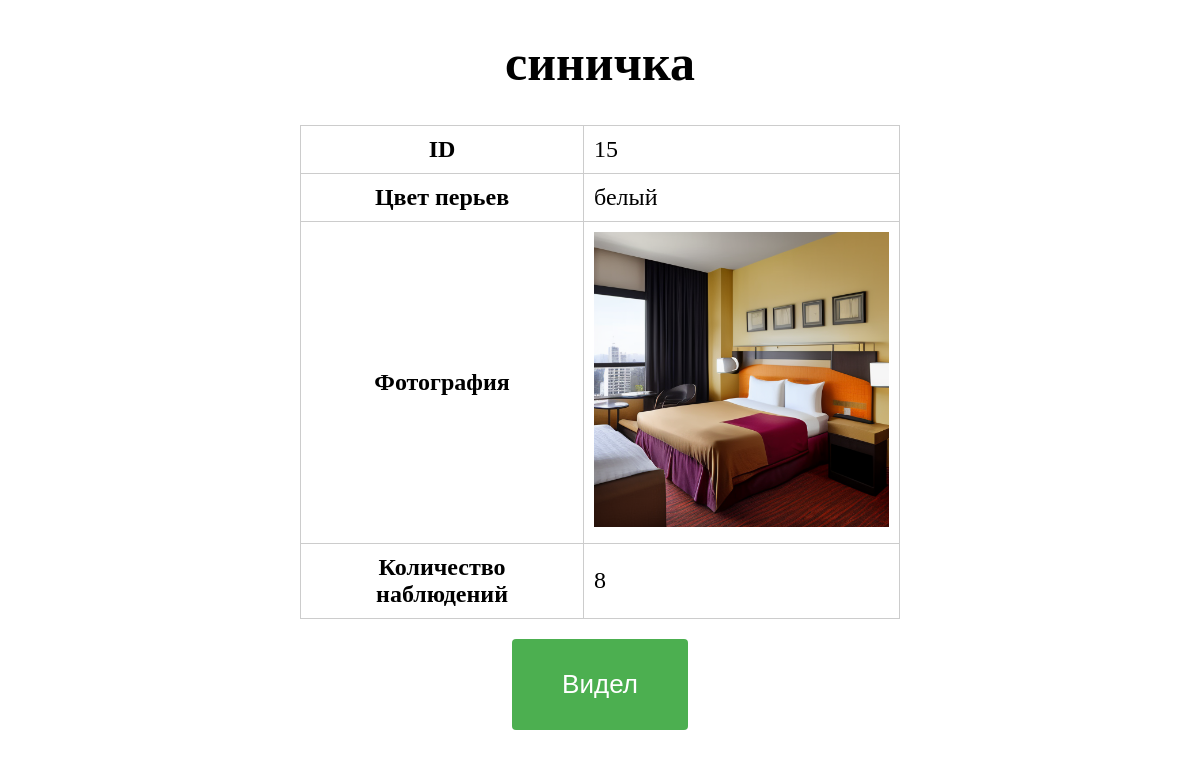
Page /bird/15/ on the committed database.
### bird/models.py (models this page shows, shortened)
class Bird(models.Model):
    name = models.CharField(max_length=100, verbose_name='Название птицы')
    color = models.CharField(max_length=50, verbose_name='Цвет перьев')
    photo = models.ImageField(upload_to='bird_photos/', verbose_name='Фотография')
    sightings = models.PositiveIntegerField(default=0, verbose_name='Количество наблюдений')
    class Meta:
        verbose_name = 'Птица'
        verbose_name_plural = 'Птицы'

### bird/views.py (the view)
# urls.py: path('bird/<int:id>/', one_bird, name='one_bird'),
def one_bird(request, id):
    bird = get_object_or_404(Bird, id=id)
    return render(request, 'bird/one_bird.html', {'bird': bird})

### bird/templates/bird/one_bird.html (shortened to what this page needs)
<!DOCTYPE html>
<html lang="en">
<head>
</head>
<body>
    <h1>{{ bird.name }}</h1>
    <table>
        <tr>
            <th>ID</th>
            <td>{{ bird.id }}</td>
        </tr>
        <tr>
            <th>Цвет перьев</th>
            <td>{{ bird.color }}</td>
        </tr>
        <tr>
            <th>Фотография</th>
            <td><img src="{{ bird.photo.url }}" alt="{{ bird.name }}" width="300"></td>
        </tr>
        <tr>
            <th>Количество наблюдений</th>
            <td>{{ bird.sightings }}</td>
        </tr>
    </table>
    <div class="button-container">
        <button class="increment-button" data-bird-id="{{ bird.id }}">Видел</button>
    </div>
</body>
</html>

### bird/templates/bird/one_bird.html (style rules this page uses)
h1 { font-size: 50px; text-align: center; }
table { border-collapse: collapse; width: 100%; max-width: 600px; margin: 0 auto; font-size: 24px; }
th, td { padding: 10px; border: 1px solid #ccc; }
img { max-width: 100%; height: auto; }
.button-container { text-align: center; margin-top: 20px; }
.increment-button { background-color: #4CAF50; color: white; padding: 30px 50px; border: none; border-radius: 4px; cursor: pointer; font-size: 26px; }

### rows in the picture
Bird: name "синичка", id "15", color "белый", photo (picture), sightings "8"
